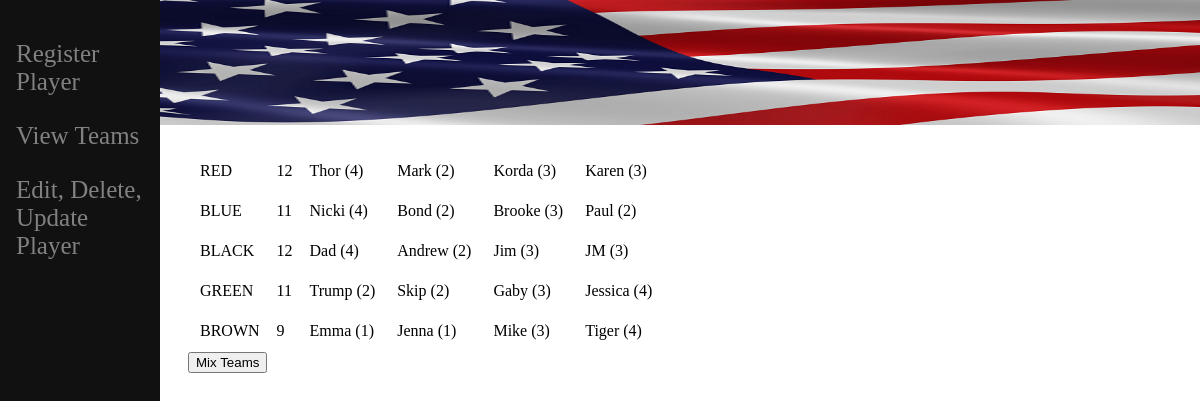
The app's page /, older data.
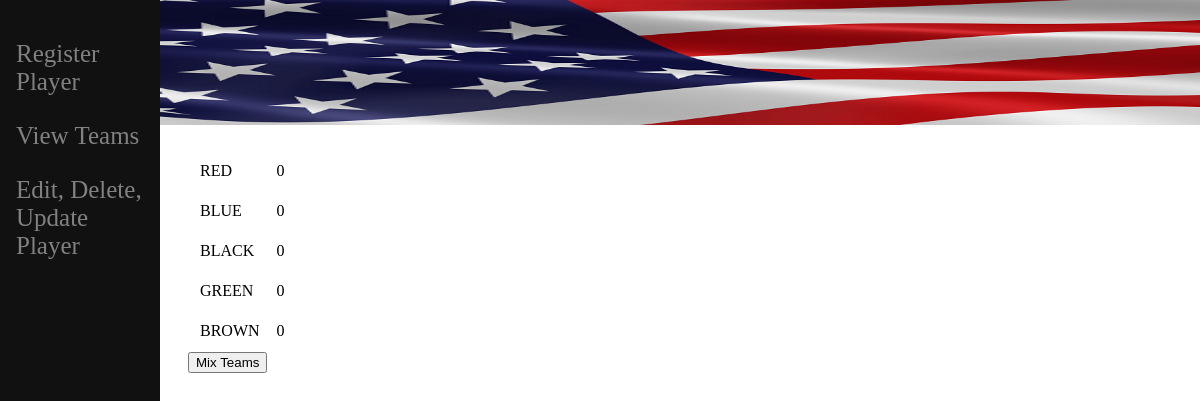
The same page, newer data.
### v_ball/models.py (models this page shows)
class Player(models.Model):
    player_name = models.CharField(max_length=30)
    skill_level = models.IntegerField()
    team = models.ForeignKey(Team, on_delete=models.SET_NULL, null=True, related_name="players")
    def __str__(self):
        return self.player_name

### v_ball/views.py (the view)
# urls.py: 2. Add a URL to urlpatterns:  path('', views.home, name='home')
def home(request):
    [red_team_points, blue_team_points, black_team_points, green_team_points, brown_team_points] = total_point_calc()
    players1 = Player.objects.all().filter(team = 1)
    players2 = Player.objects.all().filter(team = 2)
    players3 = Player.objects.all().filter(team = 3)
    players4 = Player.objects.all().filter(team = 4)
    players5 = Player.objects.all().filter(team = 5)
    points_red = red_team_points
    points_blue = blue_team_points
    points_black = black_team_points
    points_green = green_team_points
    points_brown = brown_team_points
    return render(request, 'home.html', {'players1': players1, 'players2': players2, 'players3': players3,'players4': players4,'players5': players5, 'points_red':points_red, 'points_blue': points_blue, 'points_black':points_black, 'points_green': points_green, 'points_brown': points_brown})

### v_ball/templates/home.html (shortened to what this page needs)
{% extends 'base.html' %}
{% block content %}
{% load static %}
<html>
        <body>
                <div>
                <table>
                        <tr>
                                <td style="padding:10px;">RED</td>
                                <td style="padding: 5px;">{{points_red}}</td>
                                {% for p in players1 %}
                                <td style="padding:10px;">{{p.player_name}} ({{p.skill_level}})</td>
                                {% endfor %}
                        </tr>
                        <tr>
                                <td style="padding:10px;">BLUE</td>
                                <td style="padding: 5px;">{{points_blue}}</td>
                                {% for p in players2 %}
                                <td style="padding:10px;">{{p.player_name}} ({{p.skill_level}})</td>
                                {% endfor %}
                        </tr>
                        <tr>
                                <td style="padding:10px;">BLACK</td>
                                <td style="padding: 5px;">{{points_black}}</td>
                                {% for p in players3 %}
                                <td style="padding:10px;">{{p.player_name}} ({{p.skill_level}})</td>
                                {% endfor %}
                        </tr>
                        <tr>
                                <td style="padding:10px;">GREEN</td>
                                <td style="padding: 5px;">{{points_green}}</td>
                                {% for p in players4 %}
                                <td style="padding:10px;">{{p.player_name}} ({{p.skill_level}})</td>
                                {% endfor %}
                        </tr>
                        <tr>
                                <td style="padding:10px;">BROWN</td>
                                <td style="padding: 5px;">{{points_brown}}</td>
                                {% for p in players5 %}
                                <td style="padding:10px;">{{p.player_name}} ({{p.skill_level}})</td>
                                {% endfor %}
                        </tr>
                </table>
                <form action= "/mix_teams" method ='get'>
                        <input type= "submit" value= "Mix Teams" />
                </div>
        </body>
</html>
{% endblock %}

### v_ball/templates/base.html (shortened to what this page needs)
{% load static %}
<!DOCTYPE html>
<html>
<head>
 </head>
 <body>
    <div class = "content">
        {% block content %}
        {% endblock %}
    </div>
    <div class = "sidenav">
        <a href = '/register/'>Register Player</a>
        <a href = '/'>View Teams</a>
        <a href = "/delete_players/">Edit, Delete, Update Player</a>
    </div>
    <div class = "logo">
        <img src = "/static/USflag.png" alt="My image"
        style="object-fit: fill;
        width:1250px;
        height:125px;"/>
    </div>
</body>
</html>

### v_ball/templates/base.html (style rules this page uses)
.sidenav { height:100%; width:160px; position:fixed; z-index:1; top:0; Left:0; background-color:#111; overflow-x:hidden; padding-top:20px; }
.sidenav a { padding: 20px 8px 6px 16px; text-decoration:none; font-size:25px; color: #818181; display:block; }
.logo { top:0; position:fixed; Left:160px; z-index: 1; height:25%; width: 100%; }
.content { margin-top:150px; margin-left:180px; }

Row changes from the older to the newer data that the page shows:
removed Player: player_name "Thor", skill_level "4"
removed Player: player_name "Mark", skill_level "2"
removed Player: player_name "Korda", skill_level "3"
removed Player: player_name "Karen", skill_level "3"
removed Player: player_name "Nicki", skill_level "4"
removed Player: player_name "Bond", skill_level "2"
removed Player: player_name "Brooke", skill_level "3"
removed Player: player_name "Paul", skill_level "2"
removed Player: player_name "Dad", skill_level "4"
removed Player: player_name "Andrew", skill_level "2"
removed Player: player_name "Jim", skill_level "3"
removed Player: player_name "JM", skill_level "3"
removed Player: player_name "Trump", skill_level "2"
removed Player: player_name "Skip", skill_level "2"
removed Player: player_name "Gaby", skill_level "3"
removed Player: player_name "Jessica", skill_level "4"
removed Player: player_name "Emma", skill_level "1"
removed Player: player_name "Jenna", skill_level "1"
removed Player: player_name "Mike", skill_level "3"
removed Player: player_name "Tiger", skill_level "4"
Text that changed along with them:
{{ points_red }}: "12" → "0"
{{ points_blue }}: "11" → "0"
{{ points_black }}: "12" → "0"
{{ points_green }}: "11" → "0"
{{ points_brown }}: "9" → "0"
